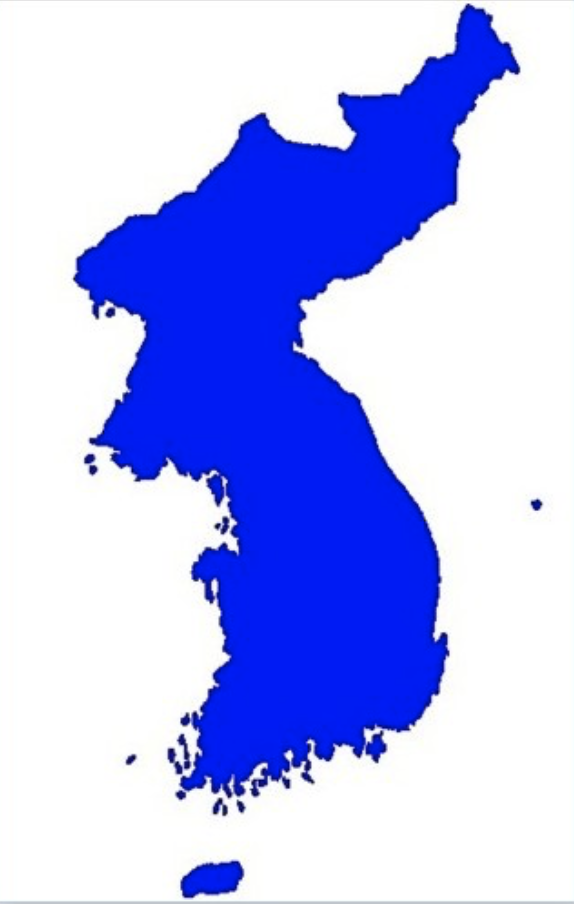
#> input picture 비전/korea.png, 574 x 904 px
$ python 19.py
#> lines starting #> are read from the running program, lines starting #| are printed output that depends on the picture; after the words box and inside, x2 and y2 are one past the last pixel; in counts of white or black regions, pixels touching at a corner belong together
import numpy as np
import cv2

def convex():
    img = cv2.imread('korea.png')
#> img is the input picture: shape (904, 574, 3); mean B, G, R 247.4, 184.3, 176.3
    imgray = cv2.cvtColor(img, cv2.COLOR_BGR2GRAY)
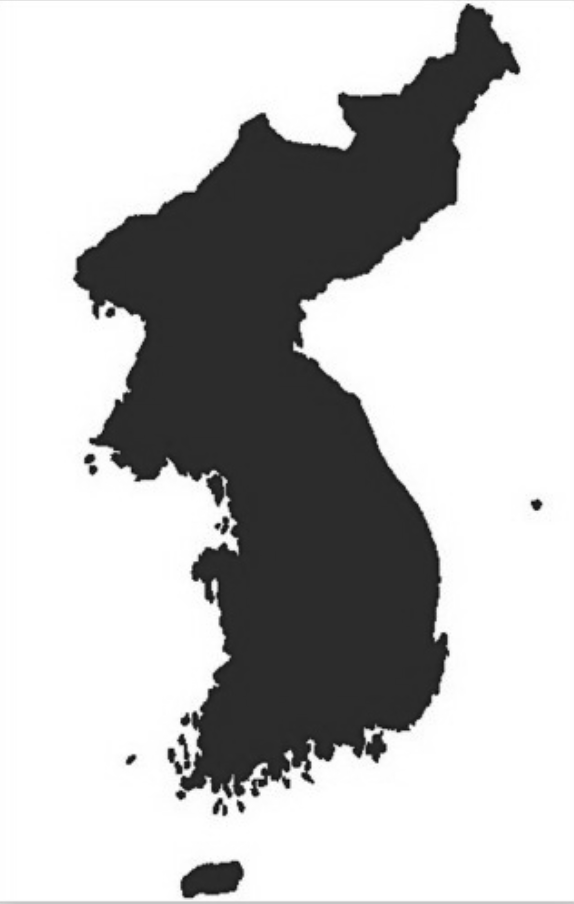
#> imgray: shape (904, 574); min 9, max 255, mean 189.1

    ret, thr = cv2.threshold(imgray, 127, 255, 0)
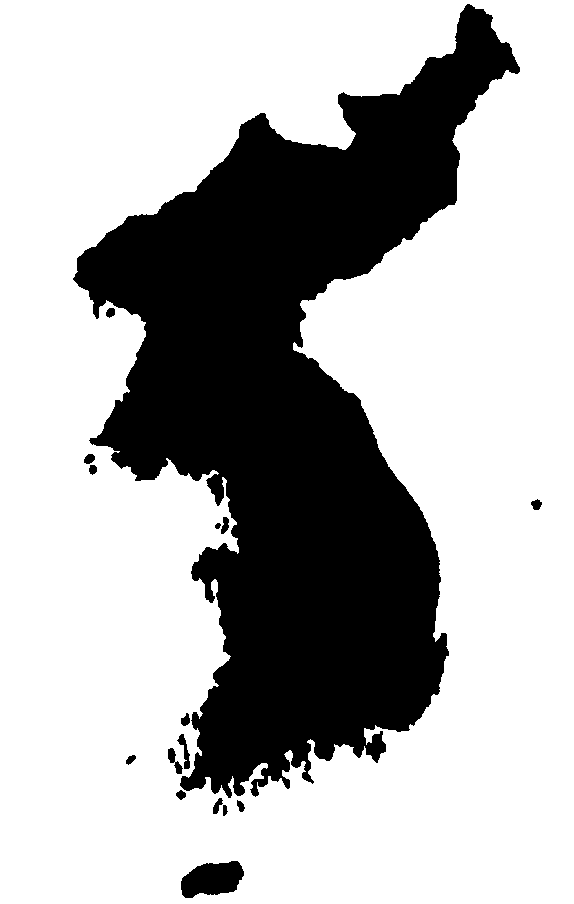
#> thr: shape (904, 574); 69.5% white; 16 black regions
    contours, _ = cv2.findContours(thr, cv2.RETR_TREE,
                                   cv2.CHAIN_APPROX_SIMPLE)
#> contours = 18 contours; largest, box (x1, y1, x2, y2) and area: (0, 0, 574, 904) 517419, (72, 3, 521, 799) 157245, (180, 860, 245, 899) 1762, (176, 733, 191, 770) 220, (220, 516, 230, 535) 112

    cnt = contours[17]
#> cnt = contour of 1628 points, box (x1, y1, x2, y2) (72, 3, 521, 799), area 157245

    mmt = cv2.moments(cnt)
#> mmt = moments, m00 157245, centre m10/m00, m01/m00 = (292.6, 417.5)
    cx = int(mmt['m10']/mmt['m00'])
#> cx = 292
    cy = int(mmt['m01']/mmt['m00'])
#> cy = 417

    x, y, w, h = cv2.boundingRect(cnt)
#> x = 72; y = 3; w = 449; h = 796
    korea_rect_area = w*h
#> korea_rect_area = 357404
    korea_area = cv2.contourArea(cnt)
#> korea_area = 157245
    hull = cv2.convexHull(cnt)
#> hull = contour of 31 points, box (x1, y1, x2, y2) (72, 3, 521, 799), area 247268
    hull_area = cv2.contourArea(hull)
#> hull_area = 247268.5
    ellipse = cv2.fitEllipse(cnt)
#> ellipse = ((314, 407.5), (410.8, 742), 8.37)

    aspect_ratio = w/h
#> aspect_ratio = 0.564
    extent = korea_area/korea_rect_area
#> extent = 0.44
    solidity = korea_area/hull_area
#> solidity = 0.636

    print('대한민국 Aspect Ratio: \t%.3f' %aspect_ratio)
#| 대한민국 Aspect Ratio: 	0.564
    print('대한민국 Extent: \t%.3f' %extent)
#| 대한민국 Extent: 	0.440
    print('대한민국 Solidity: \t%.3f' %solidity)
#| 대한민국 Solidity: 	0.636
    print('대한민국 Orientation: \t%.3f' %ellipse[2])
#| 대한민국 Orientation: 	8.369

    equivalent_diameter = np.sqrt(4*korea_area/np.pi)
#> equivalent_diameter = 447.4
    korea_radius = int(equivalent_diameter/2)
#> korea_radius = 223

    cv2.circle(img, (cx,cy), 3, (0,0,255), -1)
#> img: shape (904, 574, 3); 0.01% of pixels changed, all inside (x1, y1, x2, y2) = (289, 414, 296, 421)
    cv2.circle(img, (cx,cy), korea_radius, (0,0,255),2)
    cv2.rectangle(img, (x,y), (x+w, y+h), (0,255,0), 2)
    cv2.ellipse(img, ellipse, (50,50,50), 2)
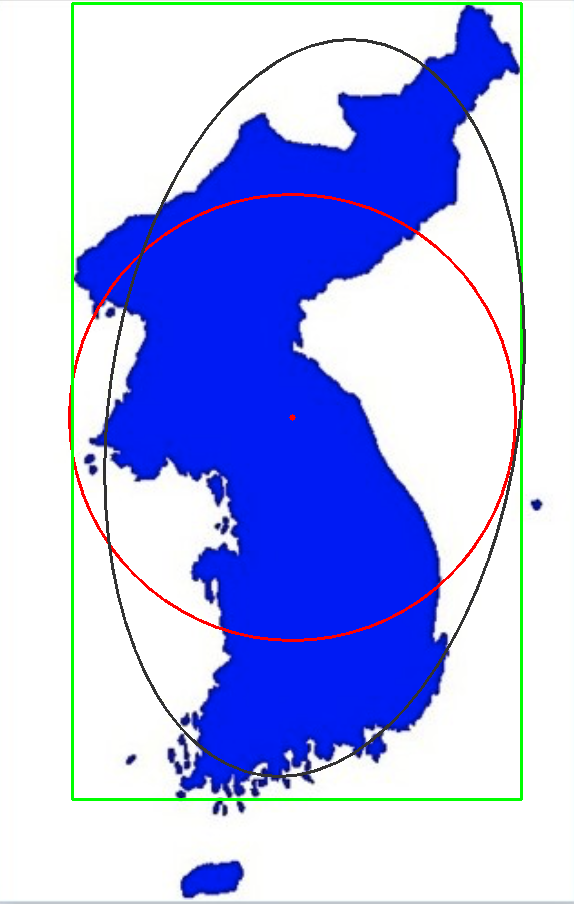
#> img: shape (904, 574, 3); mean B, G, R 239.9, 181.5, 172.1

    cv2.imshow('Korea Features', img)
    cv2.waitKey(0)
    cv2.destroyAllWindows()

convex()
